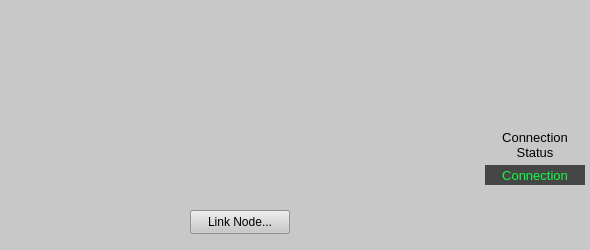
<?xml version="1.0" encoding="UTF-8"?>
<ui version="4.0">
 <class>Form</class>
 <widget class="QWidget" name="Form">
  <property name="geometry">
   <rect>
    <x>0</x>
    <y>0</y>
    <width>590</width>
    <height>250</height>
   </rect>
  </property>
  <property name="windowTitle">
   <string>Form</string>
  </property>
  <widget class="QFrame" name="frame">
   <property name="geometry">
    <rect>
     <x>0</x>
     <y>0</y>
     <width>590</width>
     <height>250</height>
    </rect>
   </property>
   <property name="styleSheet">
    <string notr="true">background-color: rgb(200, 200, 200);</string>
   </property>
   <property name="frameShape">
    <enum>QFrame::NoFrame</enum>
   </property>
   <property name="frameShadow">
    <enum>QFrame::Raised</enum>
   </property>
   <widget class="PyDMDrawingImage" name="PyDMDrawingImage">
    <property name="geometry">
     <rect>
      <x>480</x>
      <y>30</y>
      <width>110</width>
      <height>100</height>
     </rect>
    </property>
    <property name="toolTip">
     <string/>
    </property>
    <property name="filename" stdset="0">
     <string>right_arrow.png</string>
    </property>
   </widget>
   <widget class="QLabel" name="label">
    <property name="geometry">
     <rect>
      <x>485</x>
      <y>130</y>
      <width>100</width>
      <height>30</height>
     </rect>
    </property>
    <property name="font">
     <font>
      <pointsize>10</pointsize>
     </font>
    </property>
    <property name="text">
     <string>Connection
Status</string>
    </property>
    <property name="alignment">
     <set>Qt::AlignCenter</set>
    </property>
   </widget>
   <widget class="PyDMLabel" name="PyDMLabel">
    <property name="geometry">
     <rect>
      <x>485</x>
      <y>165</y>
      <width>100</width>
      <height>20</height>
     </rect>
    </property>
    <property name="font">
     <font>
      <pointsize>10</pointsize>
     </font>
    </property>
    <property name="toolTip">
     <string/>
    </property>
    <property name="styleSheet">
     <string notr="true">background-color: rgb(70, 70, 70);
color: rgb(12, 255, 68);</string>
    </property>
    <property name="text">
     <string>Connection</string>
    </property>
    <property name="alignment">
     <set>Qt::AlignCenter</set>
    </property>
    <property name="channel" stdset="0">
     <string>ca://${P_IN}:PGP_RX_${TYPE}_RDY_${PGP}</string>
    </property>
   </widget>
   <widget class="PyDMRelatedDisplayButton" name="PyDMRelatedDisplayButton">
    <property name="geometry">
     <rect>
      <x>190</x>
      <y>210</y>
      <width>100</width>
      <height>24</height>
     </rect>
    </property>
    <property name="toolTip">
     <string/>
    </property>
    <property name="text">
     <string>Link Node...</string>
    </property>
    <property name="filenames" stdset="0">
     <stringlist>
      <string>$PYDM/mps/mps_link_node.ui</string>
     </stringlist>
    </property>
    <property name="showIcon" stdset="0">
     <bool>false</bool>
    </property>
    <property name="macros" stdset="0">
     <stringlist>
      <string>{&quot;P&quot;:&quot;${P}&quot;,&quot;SLOT_FILE&quot;:&quot;${SLOT_FILE}&quot;,&quot;LN&quot;:&quot;${LN}&quot;,&quot;AID&quot;:&quot;${AID}&quot;,&quot;CN&quot;:&quot;${CN}&quot;}</string>
     </stringlist>
    </property>
    <property name="openInNewWindow" stdset="0">
     <bool>true</bool>
    </property>
   </widget>
  </widget>
  <widget class="PyDMEmbeddedDisplay" name="PyDMEmbeddedDisplay">
   <property name="geometry">
    <rect>
     <x>0</x>
     <y>0</y>
     <width>480</width>
     <height>200</height>
    </rect>
   </property>
   <property name="toolTip">
    <string/>
   </property>
   <property name="macros" stdset="0">
    <string>{&quot;P&quot;:&quot;${P}&quot;,&quot;CN&quot;:&quot;${CN}&quot;,&quot;AID&quot;:&quot;${AID}&quot;,&quot;SLOT_FILE&quot;:&quot;${SLOT_FILE}&quot;}</string>
   </property>
   <property name="filename" stdset="0">
    <string>mps_crate.ui</string>
   </property>
  </widget>
 </widget>
 <customwidgets>
  <customwidget>
   <class>PyDMLabel</class>
   <extends>QLabel</extends>
   <header>pydm.widgets.label</header>
  </customwidget>
  <customwidget>
   <class>PyDMRelatedDisplayButton</class>
   <extends>QPushButton</extends>
   <header>pydm.widgets.related_display_button</header>
  </customwidget>
  <customwidget>
   <class>PyDMEmbeddedDisplay</class>
   <extends>QFrame</extends>
   <header>pydm.widgets.embedded_display</header>
  </customwidget>
  <customwidget>
   <class>PyDMDrawingImage</class>
   <extends>QWidget</extends>
   <header>pydm.widgets.drawing</header>
  </customwidget>
 </customwidgets>
 <resources/>
 <connections/>
</ui>
